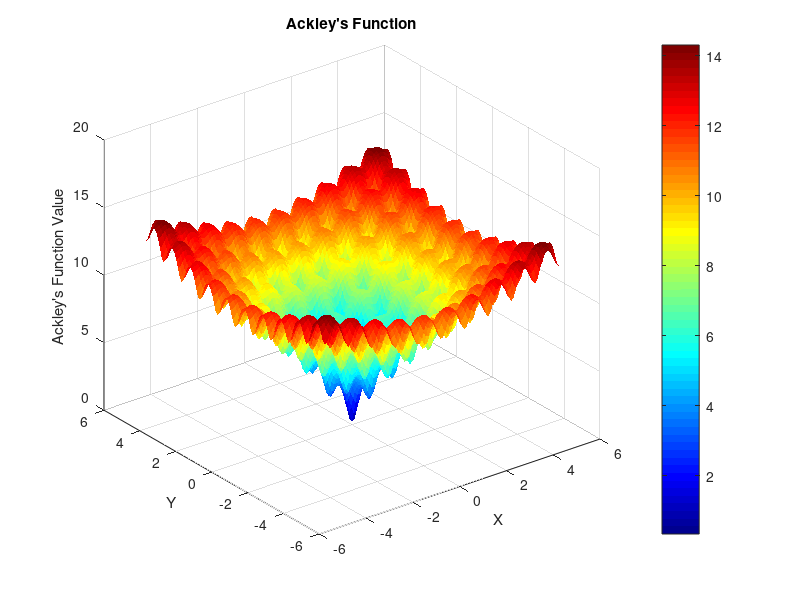
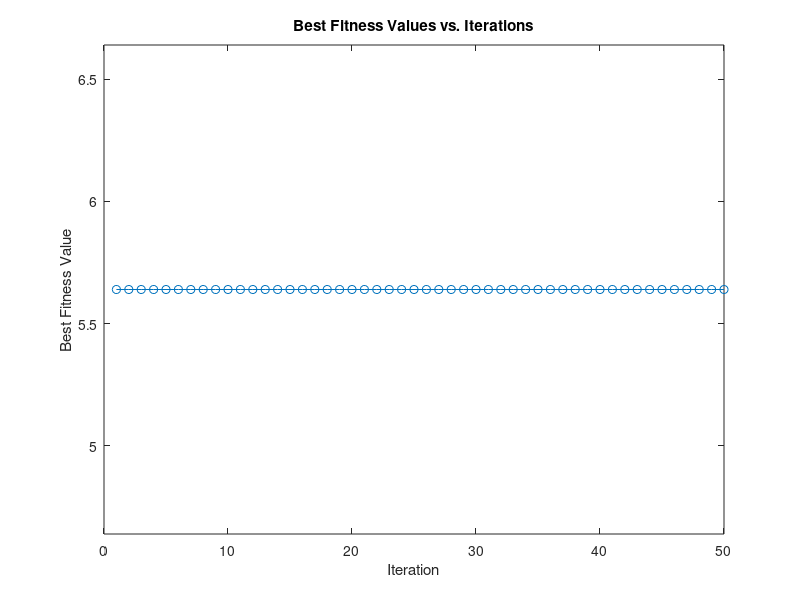
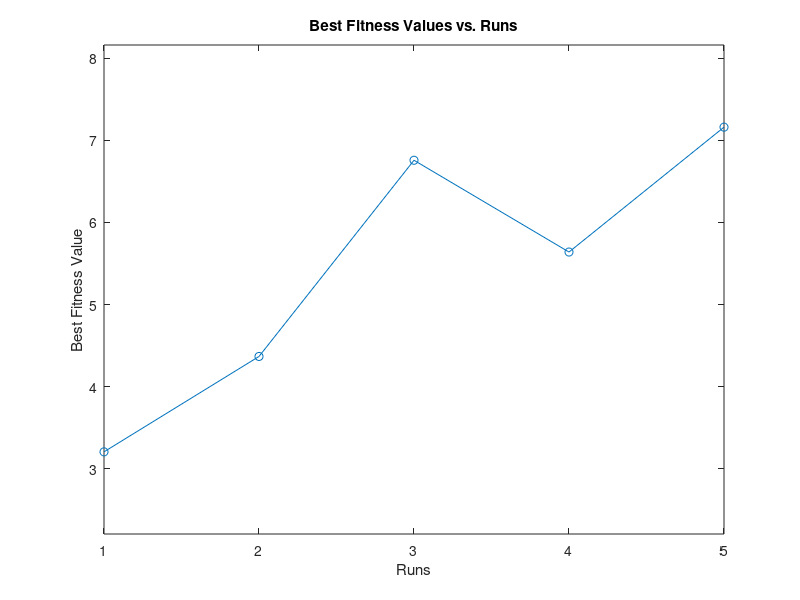
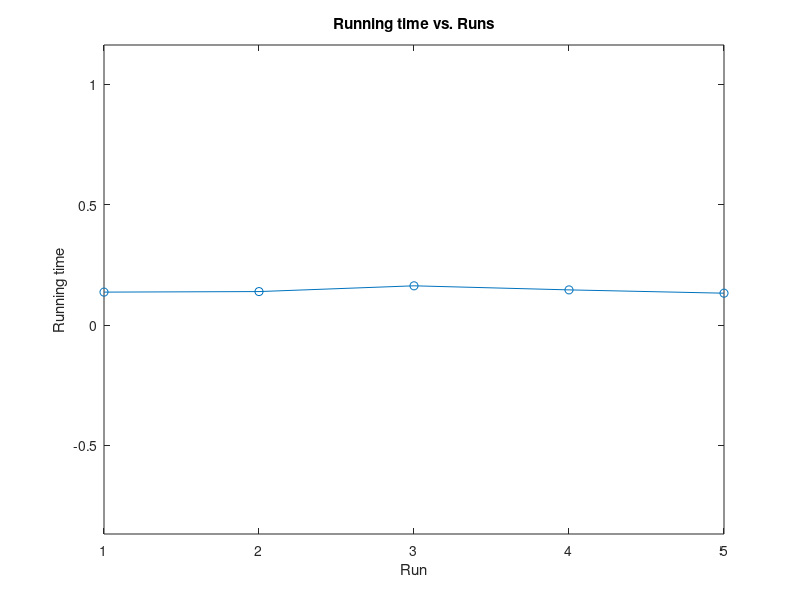

These charts were generated, in order, by the following MATLAB code:
%------------------------------------------------
% seperate functions -> mutation, crossover
%          setting boundries, selection,
%          plot the results
%------------------------------------------------

%-----------------------------------------
%clean the environment
%-----------------------------------------
clc;  
clear;

%-----------------------------------------
%Initilized the parameters
%-----------------------------------------
num_params = 2;          % Number of parameters to optimize
num_dimensions = 2;      % Number of dimensions (2 for 2D optimization)
population_size = 10;    % Size of the population
F = 0.5;                 % scaling factor
CR = 0.1;                % crossover rate
lower_bound = -5 * ones(1, 2);     % Lower bound of parameter values
upper_bound = 5 * ones(1, 2);      % upper bound


% Define the no of iterations and no of runs

runs=5;
iteration = 50;

%-----------------------------------------
%  Function - ackleys function   
%  objective function
%----------------------------------------- 

function fitness = evaluate_ackleys_function(vector)
  
  x1 = vector(1);
  x2 = vector(2);
  term1 = -0.2 * sqrt(0.5 * (x1^2 + x2^2));
  term2 = 0.5 * (cos(2 * pi * x1) + cos(2 * pi * x2));
  fitness = 20 + exp(1) - 20 * exp(term1) - exp(term2);
end

%------------------------------------------------------------
% DE -> initialization -> mutation -> crossover -> selection
%------------------------------------------------------------

%---------------------------------------------------------
% Function - Mutation function
% parameters - Scalling factor , population , ith value
%---------------------------------------------------------

function mutant = mutation ( i, F,population)
  
  % Choose three unique individuals (a, b, c) randomly , the selectd 3 individuals not equal to current individual value
  idxs = 1:size(population, 1);
  idxs(i) = []; % Exclude the current individual from selection
  selected_indices = idxs(randperm(length(idxs), 3));
  a = population(selected_indices(1), :);
  b = population(selected_indices(2), :);
  c = population(selected_indices(3), :);
  
  % Perform mutation 
  fprintf('mutant \n')
  mutant = a + F * (b - c);
  
end

%---------------------------------------------------------
% Function - Crossover function
% parameters - population, mutation vector (donor vector), 
%              Crossover Rate , no of dimentions
%---------------------------------------------------------

function crossover_vector = crossover(problem, mutant, CR,num_dimensions)
  
  % Generate a random index for crossover
  crossover_point = randi(1,num_dimensions);
  
  % Initialize the crossover vector with the target vector
  crossover_vector = mutant;
  
  % Perform binomial crossover for each element
  for i = 1:2
    if rand <= CR || i == crossover_point
      % If the random value is less than CR or it is the crossover point,
      % use the trial vector element
      crossover_vector(i) = problem(i);
    end
  end
end

%-------------------------------------------------------------
% Function - Setting Boundries
% Use - ensure that trial vector(crossover_vector) within the 
%       feasible region during the optimization process           
% parameters - population, mutation vector (donor vector), 
%              Crossover Rate , no of dimentions
%-------------------------------------------------------------

function crossover_vector= boundries (crossover_vector,lower_bound,upper_bound,i) 
  for i=1:2 
    if crossover_vector(i) < lower_bound(i)
      %set the boundries
      crossover_vector(i) = lower_bound(i);
    elseif crossover_vector(i) > upper_bound
      crossover_vector(i) = upper_bound(i);
    end
  end
end

%---------------------------------------------------------
% Function - Selection         
% parameters - population, crossover_vector
%---------------------------------------------------------

function selected_vector = selection(problem, crossover_vector)
  disp('selection');
  
  % get the population fitness values
  target_fitness = evaluate_ackleys_function(problem);
  
  % get the donor vector fiteness values
  crossover_fitness = evaluate_ackleys_function(crossover_vector);
  
  % check whether wich one in minimun
  if crossover_fitness < target_fitness
    %choose minimum value as selected vector
    selected_vector = crossover_vector;
  else
    selected_vector = problem;
  end
end


%---------------------------------------------------------
% Function - Best Fitness Value (fitness evaluation)
% Use - find the best solution and best fitness value   
%       using ackleys function       
% parameters - population, population_size, 
%              No of runs
%---------------------------------------------------------
function [update_best_fitness,best_solutions] = bestfitness(population,population_size,runs)
  
  % assign the big value to the update_best_fitness variable
  update_best_fitness = inf;
  
  % Evaluate the fitness of the current population
  for i = 1: population_size
    disp(population(i,:));
    population_fitness = evaluate_ackleys_function(population(i,:))
    
    % Update the best fitness value if a new best value is found
    current_best_fitness = min(population_fitness);
    if current_best_fitness < update_best_fitness
      update_best_fitness = current_best_fitness;
      best_solutions = population(i,:)
    end
  end
  
  %print the results
  fprintf('Best firness value for run %d : ',runs );
  disp(update_best_fitness);
end

%-------------------------------------------------------------
% plot the results 
% 1. Best Fitness Values vs. Iterations for a particular run
% 2. Best Fitness Values vs. Runs
% 3. Running time vs. Runs
%-------------------------------------------------------------

function plot_best_fitness_values_against_iteration(iteration_value_bestfitness)
  
  plot(iteration_value_bestfitness(:,1), iteration_value_bestfitness(:,2), 'o-');
  xlabel('Iteration');
  ylabel('Best Fitness Value');
  title('Best Fitness Values vs. Iterations');
  ylim([min(iteration_value_bestfitness(:,2)-1), max(iteration_value_bestfitness(:,2))+1]);
  
endfunction

function plot_best_fitness_values_against_runs(best_fitness_values)
  plot(best_fitness_values(:,1), best_fitness_values(:,2), 'o-');
  xlabel('Runs');
  ylabel('Best Fitness Value');
  title('Best Fitness Values vs. Runs');
  ylim([min(best_fitness_values(:,2)-1), max(best_fitness_values(:,2))+1]);
endfunction

function plot_running_time_against_run(running_time_per_run)
  plot(running_time_per_run(:,1), running_time_per_run(:,2), 'o-');
  xlabel('Run');
  ylabel('Running time');
  title('Running time vs. Runs');
  ylim([min(running_time_per_run(:,2)-1), max(running_time_per_run(:,2))+1]);
endfunction

%---------------------------------------------------------
% Function - plot the ackleys function in mesh grid        
%---------------------------------------------------------

function plot_ackleys_function()
  
  % Define the range of x and y values
  x_range = linspace(-5, 5, 100);
  y_range = linspace(-5, 5, 100);
  %x_range = population(:,1)
  %y_range = population(:,2)
  
  % Initialize a matrix to store the function values
  Z = zeros(length(x_range), length(y_range));
  
  % Calculate the values of Ackley's function for each combination of x and y
  for i = 1:length(x_range)
    for j = 1:length(y_range)
      Z(i, j) = evaluate_ackleys_function([x_range(i), y_range(j)]);
    end
  end
  
  % Create the surface plot
  figure;
  surf(x_range, y_range, Z, 'EdgeColor', 'none');
  xlabel('X');
  ylabel('Y');
  zlabel('Ackley''s Function Value');
  title('Ackley''s Function');
  colormap('jet');
  colorbar;
  grid on;
  
  %Find the global minimum (0, 0) and plot it
  % hold on;
  % plot3(0, 0, evaluate_ackleys_function([0, 0]), 'ro', 'MarkerSize', 10, 'MarkerFaceColor', 'r');
  % hold off;
  
end

%----------------------------------------------------------------
% Function - Main function 
% Use - to run algorithm 
% parameters - no of parameters, no of dimensions, population_size
%              scalling factor , crossover rate, lower bound,
%              upper bound, runs, iterations
%----------------------------------------------------------------

function DE_ackleys_function(num_params,num_dimensions,population_size,F,CR,lower_bound,upper_bound,runs,iteration)
  
  % initialization
  best_fitness_values = [];
  best_fitness_solutions = [];
  iteration_value_bestfitness = [];
  random_run = randi([1,runs])
  running_time_per_run =[];
  
  for run = 1:runs 
    tic; % start running time 
    disp('---------run--------');
    fprintf('Run number %d \n',run);
    
    %define initial population randomly
    population = repmat(lower_bound,population_size,1) + repmat((upper_bound - lower_bound),population_size,1) .* rand(population_size, num_params);
    
    disp(population);
    
    %initialization
    best_fitness_value_iteration = 0;
    best_solutions_for_iteration = NaN;
    
    for iterations = 1:iteration
      %initialization
      new_population = zeros(size(population));
      
      for i = 1:population_size
        
        %mutation
        mutant = mutation ( i, F,population);
        
        %crossover
        crossover_vector = crossover(population(i, :), mutant, CR,num_dimensions);    
        
      endfor 
      
      for i = 1:population_size
        
        % Apply boundary handling 
        crossover_vector= boundries (crossover_vector,lower_bound,upper_bound,i);
        
        %selection 
        new_population(i, :) = selection(population(i, :), crossover_vector);
        
      endfor
      
      % Update the population for a one generation
      population = new_population;
      
      %disp(population);
      
      % fitness evaluate for iteration
      disp('update best fiteness');
      [update_best_fitness,best_solutions] = bestfitness(new_population,population_size,iterations);
      best_fitness_value_iteration = update_best_fitness
      best_solutions_for_iteration = best_solutions
      
      if run == random_run
        iteration_value_bestfitness = [iteration_value_bestfitness;[iterations,update_best_fitness]]
      endif
      
    endfor
    %fitness evaluate for run
    best_fitness_values = [best_fitness_values;[run,best_fitness_value_iteration]]
    best_fitness_solutions=[best_fitness_solutions;best_solutions_for_iteration]
    
    %stop running time
    running_time_per_run = [running_time_per_run;[run,toc]];
  end
  
  %plot results
  
  plot_ackleys_function(); 
  hold on;
  plot3(best_fitness_solutions(1), best_fitness_solutions(2), evaluate_ackleys_function([best_fitness_solutions(1), best_fitness_solutions(2)]), 'ro', 'MarkerSize', 10, 'MarkerFaceColor', 'k');
  hold off;
  
  figure;
  plot_best_fitness_values_against_iteration(iteration_value_bestfitness);
  figure;
  plot_best_fitness_values_against_runs(best_fitness_values);
  figure;
  plot_running_time_against_run(running_time_per_run);
  
  
end
% Call the main function
DE_ackleys_function(num_params,num_dimensions,population_size,F,CR,lower_bound,upper_bound,runs,iteration);
